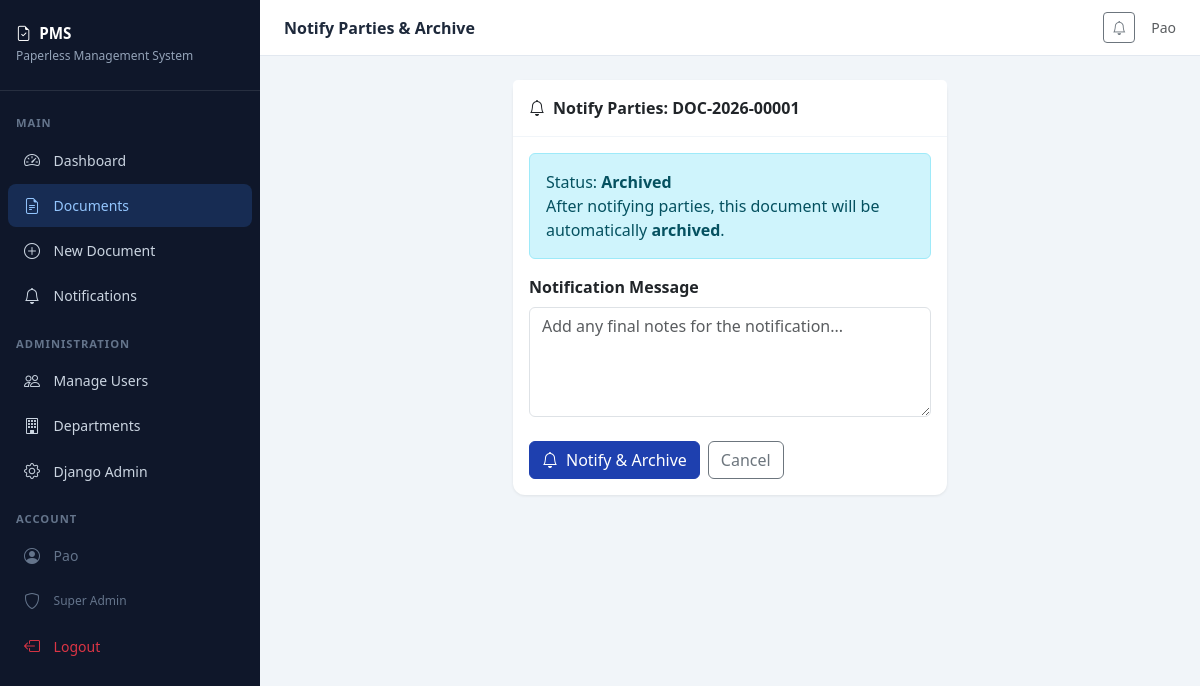
/documents/1/notify/ (signed in), run on the app's committed database.
### dms/models.py (models this page shows, shortened)
class User(AbstractUser):
    ROLE_CHOICES = [
        ('super_admin', 'Super Admin'),
        ('dept_sender_receiver', 'Dept. Sender/Receiver'),
        ('dept_head', 'Dept. Head'),
        ('governor', 'Governor'),
        ('executive', 'Executive'),
    ]
    role = models.CharField(max_length=30, choices=ROLE_CHOICES, default='dept_sender_receiver')
    department = models.ForeignKey('Department', on_delete=models.SET_NULL, null=True, blank=True, related_name='members')

class Document(models.Model):
    SOURCE_CHOICES = [('internal', 'Internal'), ('external', 'External')]
    STATUS_CHOICES = [
        ('draft', 'Draft'),
        ('pending_review', 'Pending Review'),
        ('approved', 'Approved'),
        ('rejected', 'Rejected'),
        ('esigned', 'E-Signed'),
        ('released', 'Released to Correspondent'),
        ('returned', 'Returned to Origin'),
        ('archived', 'Archived'),
        ('return_for_revision', 'Returned for Revision'),
    ]
    ACTION_TYPE_CHOICES = [('return', 'Return to Origin'), ('release', 'Release to External Agency')]
    CLASSIFICATION_CHOICES = [
        ('confidential', 'Confidential'),
        ('internal', 'Internal Use Only'),
        ('public', 'Public'),
    ]
    title = models.CharField(max_length=300)
    reference_number = models.CharField(max_length=100, unique=True, blank=True)
    source = models.CharField(max_length=10, choices=SOURCE_CHOICES)
    classification = models.CharField(max_length=20, choices=CLASSIFICATION_CHOICES, default='internal')
    status = models.CharField(max_length=30, choices=STATUS_CHOICES, default='draft')
    action_type = models.CharField(max_length=10, choices=ACTION_TYPE_CHOICES, blank=True, null=True)
    description = models.TextField(blank=True)
    file = models.FileField(upload_to='documents/%Y/%m/', blank=True, null=True)
    esignature = models.ImageField(upload_to='signatures/%Y/%m/', blank=True, null=True)
    created_by = models.ForeignKey(User, on_delete=models.SET_NULL, null=True, related_name='created_documents')
    assigned_to = models.ForeignKey(User, on_delete=models.SET_NULL, null=True, blank=True, related_name='assigned_documents')
    origin_department = models.ForeignKey(Department, on_delete=models.SET_NULL, null=True, blank=True, related_name='origin_documents')
    current_department = models.ForeignKey(Department, on_delete=models.SET_NULL, null=True, blank=True, related_name='current_documents')
    correspondent_name = models.CharField(max_length=200, blank=True)
    correspondent_agency = models.CharField(max_length=200, blank=True)
    created_at = models.DateTimeField(auto_now_add=True)
    updated_at = models.DateTimeField(auto_now=True)
    logged_at = models.DateTimeField(null=True, blank=True)

### dms/views.py (the view, shortened to what this page needs)
# urls.py: path('documents/<int:pk>/notify/', views.document_notify, name='document_notify'),
@login_required
def document_notify(request, pk):
    doc = get_object_or_404(Document, pk=pk)
    return render(request, 'documents/notify.html', {'doc': doc})

### dms/templates/documents/notify.html (shortened to what this page needs)
{% extends 'base.html' %}
{% block page_title %}Notify Parties & Archive{% endblock %}
{% block content %}
<div class="row justify-content-center"><div class="col-lg-6">
<div class="card">
<div class="card-header py-3"><i class="bi bi-bell me-2"></i>Notify Parties: {{ doc.reference_number }}</div>
<div class="card-body">
    <div class="alert alert-info">
        Status: <strong>{{ doc.get_status_display }}</strong><br>
        After notifying parties, this document will be automatically <strong>archived</strong>.
    </div>
    <form method="post">{% csrf_token %}
    <div class="mb-4">
        <label class="form-label fw-semibold">Notification Message</label>
        <textarea name="notes" class="form-control" rows="4" placeholder="Add any final notes for the notification..."></textarea>
    </div>
    <div class="d-flex gap-2">
        <button type="submit" class="btn btn-primary"><i class="bi bi-bell me-2"></i>Notify & Archive</button>
        <a href="{% url 'document_detail' doc.pk %}" class="btn btn-outline-secondary">Cancel</a>
    </div>
    </form>
</div>
</div>
</div></div>
{% endblock %}

### dms/templates/base.html (shortened to what this page needs)
<!DOCTYPE html>
<html lang="en">
<head>
    <link href="https://cdn.jsdelivr.net/npm/bootstrap@5.3.0/dist/css/bootstrap.min.css" rel="stylesheet">
    <link href="https://cdn.jsdelivr.net/npm/bootstrap-icons@1.11.0/font/bootstrap-icons.css" rel="stylesheet">
</head>
<body>
{% if user.is_authenticated %}
<div class="sidebar">
    <div class="sidebar-brand">
        <h5><i class="bi bi-file-earmark-check me-2"></i>PMS</h5>
        <small>Paperless Management System</small>
    </div>
    <nav class="py-2">
        <div class="nav-section-title">Main</div>
        <a href="{% url 'dashboard' %}" class="nav-link {% if request.resolver_match.url_name == 'dashboard' %}active{% endif %}">
            <i class="bi bi-speedometer2"></i> Dashboard
        </a>
        <a href="{% url 'document_list' %}" class="nav-link {% if 'document' in request.resolver_match.url_name %}active{% endif %}">
            <i class="bi bi-file-earmark-text"></i> Documents
        </a>
        <a href="{% url 'document_create' %}" class="nav-link">
            <i class="bi bi-plus-circle"></i> New Document
        </a>
        <a href="{% url 'notifications' %}" class="nav-link">
            <i class="bi bi-bell"></i> Notifications
        </a>
        {% if user.role == 'super_admin' or user.is_superuser %}
        <div class="nav-section-title">Administration</div>
        <a href="{% url 'manage_users' %}" class="nav-link">
            <i class="bi bi-people"></i> Manage Users
        </a>
        <a href="{% url 'manage_departments' %}" class="nav-link">
            <i class="bi bi-building"></i> Departments
        </a>
        <a href="/admin/" class="nav-link">
            <i class="bi bi-gear"></i> Django Admin
        </a>
        {% endif %}
        <div class="nav-section-title">Account</div>
        <div class="nav-link" style="cursor:default; color:#64748b;">
            <i class="bi bi-person-circle"></i>
            <span>{{ user.get_full_name|default:user.username }}</span>
        </div>
        <div class="nav-link" style="cursor:default; color:#64748b; font-size:0.75rem;">
            <i class="bi bi-shield"></i> {{ user.get_role_display }}
        </div>
        <a href="{% url 'logout' %}" class="nav-link text-danger">
            <i class="bi bi-box-arrow-left"></i> Logout
        </a>
    </nav>
</div>
<div class="main-content">
    <div class="topbar">
        <span class="topbar-title">{% block page_title %}Dashboard{% endblock %}</span>
        <div class="d-flex align-items-center gap-3">
            <a href="{% url 'notifications' %}" class="btn btn-sm btn-outline-secondary position-relative">
                <i class="bi bi-bell"></i>
            </a>
            <span class="text-muted small">{{ user.get_full_name|default:user.username }}</span>
        </div>
    </div>
    <div class="page-content">
        {% block content %}{% endblock %}
    </div>
</div>
{% else %}
{% block auth_content %}{% endblock %}
{% endif %}
</body>
</html>

### dms/templates/base.html (style rules this page uses)
:root { --sidebar-width: 260px; --primary: #1e40af; --primary-light: #3b82f6; --sidebar-bg: #0f172a; }
body { background: #f1f5f9; font-family: 'Segoe UI', sans-serif; }
.sidebar { width: var(--sidebar-width); min-height: 100vh; background: var(--sidebar-bg); position: fixed; top: 0; left: 0; z-index: 100; transition: all 0.3s; }
.sidebar-brand { padding: 1.5rem 1rem; border-bottom: 1px solid rgba(255,255,255,0.1); }
.sidebar-brand h5 { color: #fff; font-weight: 700; font-size: 0.95rem; margin: 0; }
.sidebar-brand small { color: #94a3b8; font-size: 0.75rem; }
.nav-section-title { color: #64748b; font-size: 0.7rem; text-transform: uppercase; letter-spacing: 1px; padding: 1rem 1rem 0.3rem; font-weight: 600; }
.sidebar .nav-link { color: #cbd5e1; padding: 0.6rem 1rem; border-radius: 8px; margin: 2px 8px; font-size: 0.875rem; display: flex; align-items: center; gap: 0.6rem; transition: all 0.2s; }
.sidebar .nav-link:hover, .sidebar .nav-link.active { background: rgba(59,130,246,0.2); color: #93c5fd; }
.sidebar .nav-link i { font-size: 1rem; width: 20px; }
.main-content { margin-left: var(--sidebar-width); min-height: 100vh; }
.topbar { background: #fff; border-bottom: 1px solid #e2e8f0; padding: 0.75rem 1.5rem; display: flex; align-items: center; justify-content: space-between; position: sticky; top: 0; z-index: 99; }
.topbar-title { font-weight: 600; color: #1e293b; }
.page-content { padding: 1.5rem; }
.card { border: none; border-radius: 12px; box-shadow: 0 1px 3px rgba(0,0,0,0.08); }
.card-header { background: #fff; border-bottom: 1px solid #f1f5f9; font-weight: 600; }
.btn-primary { background: var(--primary); border-color: var(--primary); }

### data on the page
User: get_full_name "Pao", role "Super Admin"
Document: reference_number "DOC-2026-00001", status "Archived"
